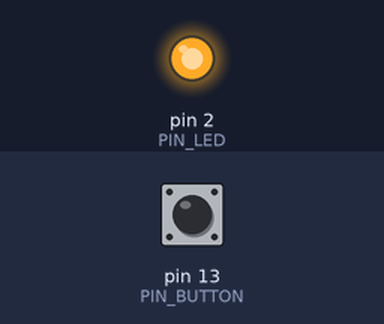
This sketch was run on a simulated Arduino Uno, built with avr-gcc and run on an emulated ATmega328P. Shown: output pins drawn as LEDs (lit = HIGH). Inputs (shaded band) come from the test bench; at power-on: pin 13 (PIN_BUTTON) HIGH.

Above: at 1.2 s.
1.3 s: pin 13 (PIN_BUTTON) pulled LOW for 0.15 s
At 1.37 s:
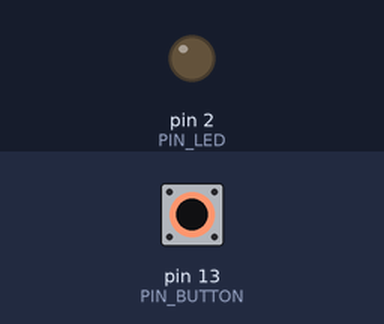
2.9 s: pin 13 (PIN_BUTTON) pulled LOW for 3.2 s
At 6.6 s:
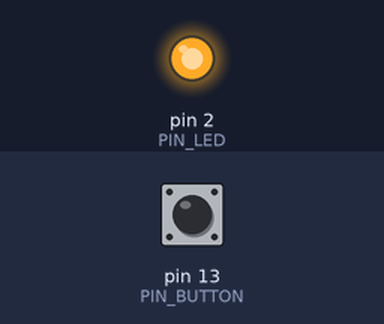
Timing chart, 0 to 8.1 s (numbered marks = the images above; inputs shaded):
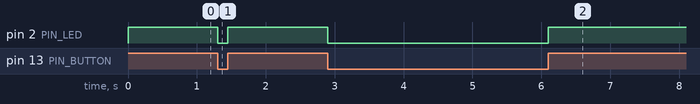

Measured:
- after the input at 1.3 s, pin 2 (PIN_LED): HIGH → LOW at once, → HIGH 0.15 s later
- after the input at 2.9 s, pin 2 (PIN_LED): HIGH → LOW at once, → HIGH 3.2 s later

The sketch:

OnboardLedButton.ino
```cpp
#define PIN_LED 2
#define PIN_BUTTON 13
// the setup function runs once when you press reset or power the board
void setup() {
  // initialize digital pin PIN_LED as an output.
  pinMode(PIN_LED, OUTPUT);
  pinMode(PIN_BUTTON, INPUT);
}
// the loop function runs over and over again forever
void loop() {
  if (digitalRead(PIN_BUTTON) == LOW) {
    digitalWrite(PIN_LED,LOW);
  } else {
    digitalWrite(PIN_LED,HIGH);
  }
}
```
